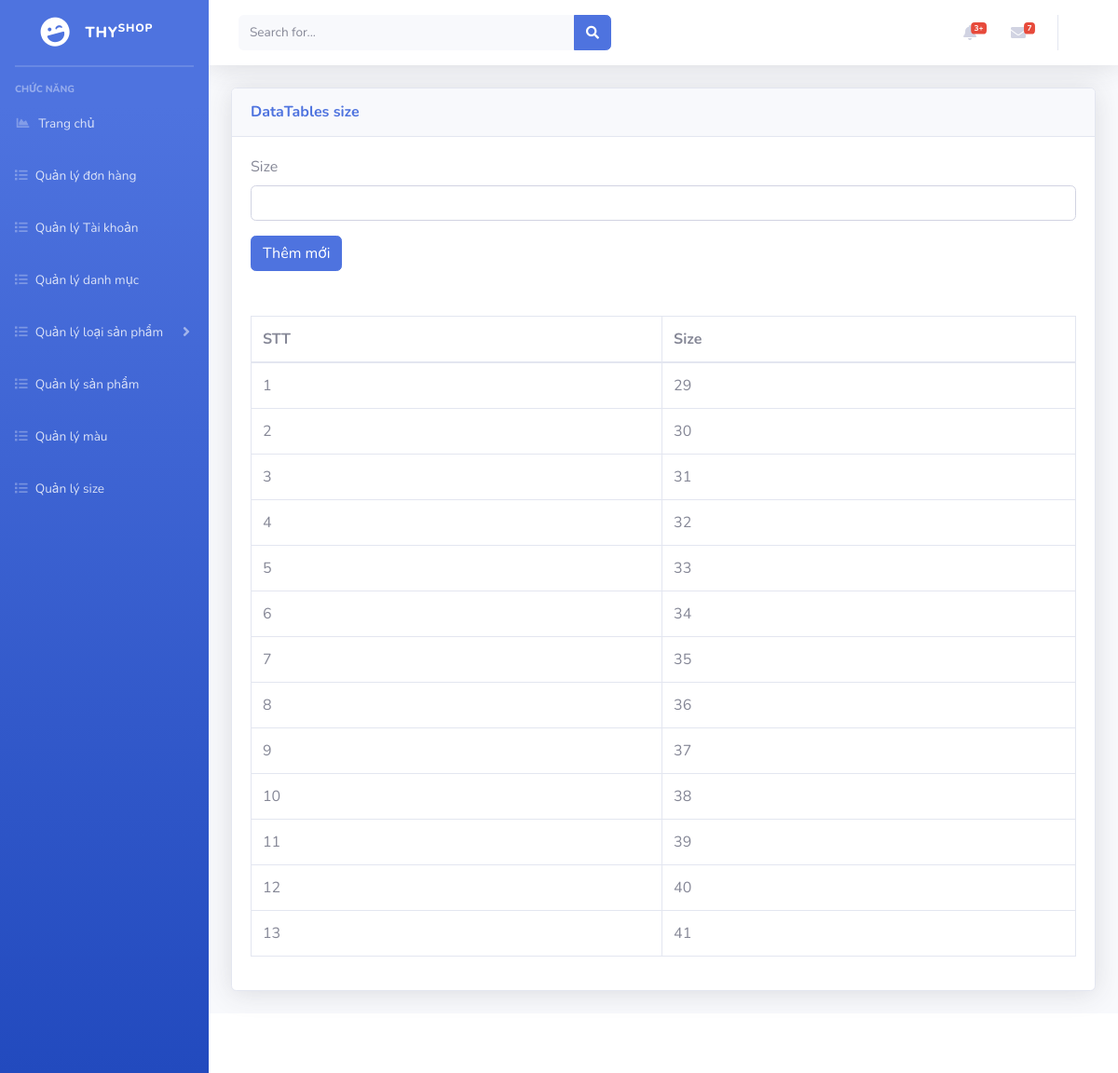
Screenshot of /admin/index.php?mod=size with the database file from the repository.
### tables this page shows
CREATE TABLE `size` (
  `size` int(11) NOT NULL
);

### admin/models/connection.php (called while the page is built, shortened)
<?php
    class Connection{
        function __construct()
        {
            $server_name ="localhost";
            $username ="root";
            $password ="";
            $db_name ="shopthy";
            $this->conn = new mysqli($server_name,$username,$password,$db_name);
        }
    }
?>

### admin/models/model.php (called while the page is built, shortened)
<?php
 require_once('./models/connection.php');
class Model
{
    function __construct()
    {
        $conn_obj = new Connection();
        $this->conn = $conn_obj->conn;
    }
}
?>

### admin/controller/sizeController.php (called while the page is built, shortened)
<?php
require_once('./models/sizeModel.php');
class sizeController
{
    var $s_model;
    public function __construct()
    {
        $this->s_model = new sizeModel();
    }
    public function getAllSize()
    {
        return $this->s_model->getAllSize();
    }
}

### admin/models/sizeModel.php (called while the page is built, shortened)
<?php
require_once('./models/model.php');
class sizeModel extends Model
{
    function getAllSize()
    {
        $sql = "select * from size";
        $rs = $this->conn->query($sql);
        $data = array();
        while ($row = $rs->fetch_assoc()) {
            $data[] = $row;
        }
        return $data;
    }
}

### admin/views/size/sizeView.php (the view, shortened to what this page needs)
<?php
require_once('controller/sizeController.php');
$s_controller = new sizeController();
$data = $s_controller->getAllSize();
?>
<form action="?mod=size&act=addCSDL" method="POST" role="form" enctype="multipart/form-data">
    <div class="form-group">
        <label for="">Size</label>
        <input type="text" class="form-control" id="" placeholder="" name="size" required>
    </div>
    <button type="submit" class="btn btn-primary">Thêm mới</button>
</form>
<br>
<br>
<table class="table table-bordered" id="dataTable" width="100%" cellspacing="0">
    <thead>
        <tr>
            <th scope="col">STT</th>
            <th scope="col">Size</th>
        </tr>
    </thead>
    <tbody>
        <?php
        $i = 1;
        foreach ($data as $row) { ?>
            <tr>
                <td><?= $i++ ?></td>
                <td><?= $row['size'] ?></td>
            </tr>
        <?php } ?>
</table>

### rows the page displays
size: size "29"
size: size "30"
size: size "31"
size: size "32"
size: size "33"
size: size "34"
size: size "35"
size: size "36"
size: size "37"
size: size "38"
size: size "39"
size: size "40"
size: size "41"

### other values shown
$mod "size"
